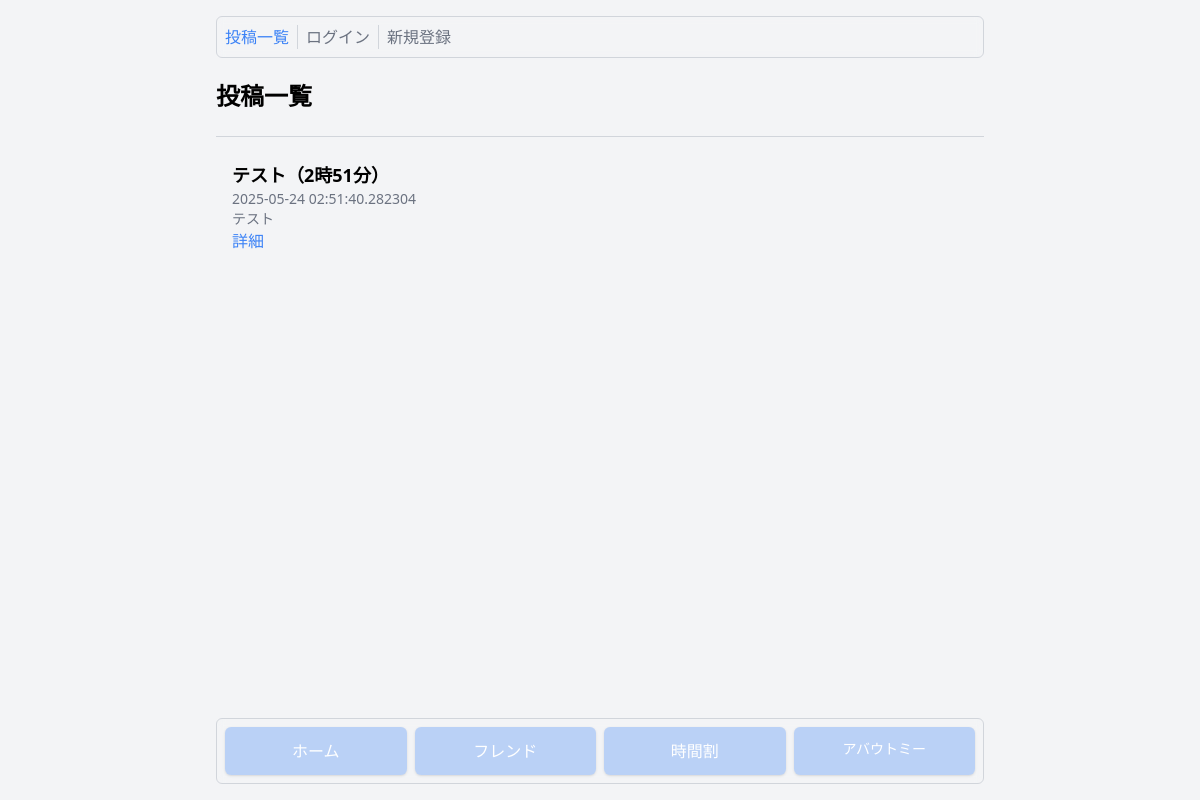
/home, run on an earlier commit of the app's database.
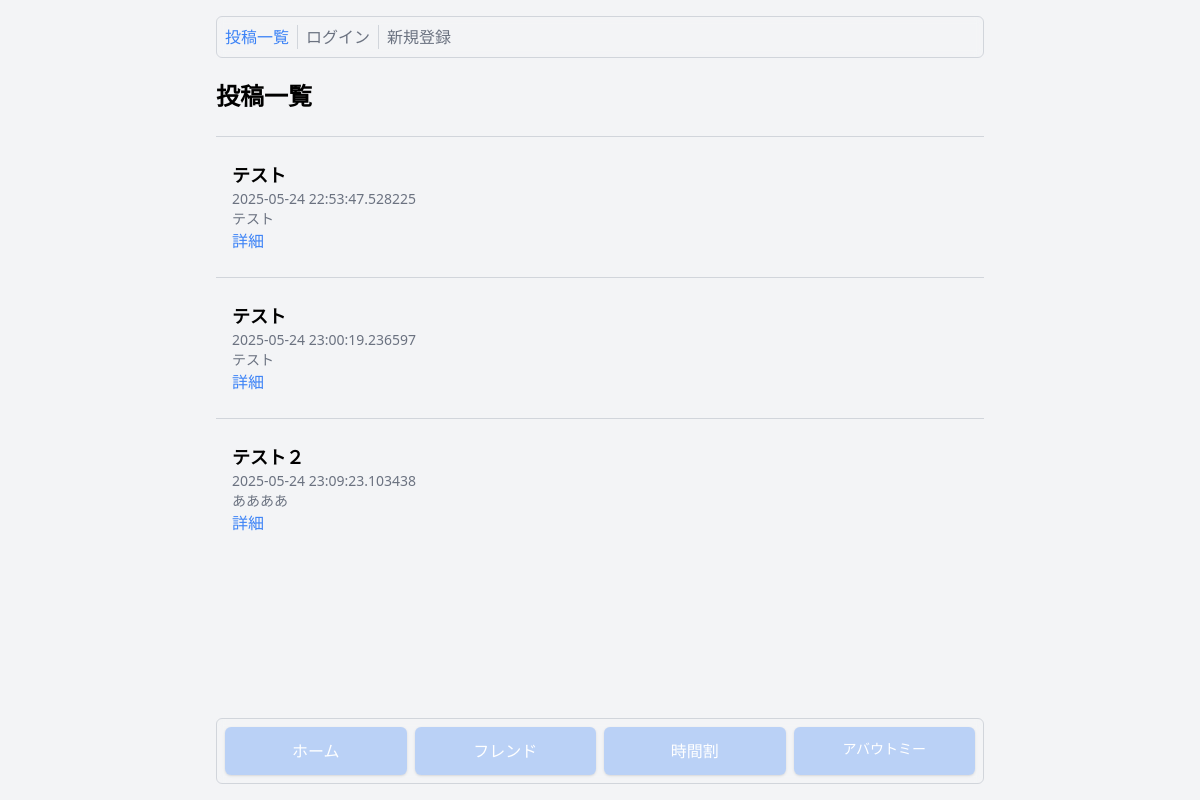
And on a later commit of the database.
### app.py (models this page shows, shortened)
class Post(db.Model):
    __tablename__="posts"
    id=db.Column(db.String, primary_key=True, default=lambda x: str(uuid.uuid4()))
    title=db.Column(db.String, nullable=False)
    content=db.Column(db.String, nullable=False)
    ip=db.Column(db.String, nullable=False)
    created_at=db.Column(db.DateTime, default=datetime.now)
    user_id=db.Column(db.String, db.ForeignKey("users.id"), nullable=False)

### app.py (the view)
@app.route("/home")
def home():
    posts= Post.query.join(User).add_columns(User.username).all()
    return render_template("home.html", posts=posts)

### templates/home.html (shortened to what this page needs)
{% extends "base.html" %}
{% block content %}
<p class="text-2xl font-bold">投稿一覧</p>
{% for post in posts %}
<div class="my-6 border-t border-gray-300"></div>
<div class="px-4">
    <p class="text-lg font-bold">{{ post[0].title }}</p>
    <p class="text-sm text-gray-500">{{ post[0].created_at }}</p>
    <p class="text-sm text-gray-500">{{ post[0].content }}</p>
    <a href="{{ url_for('post', post_id=post[0].id) }}" class="text-blue-500">詳細</a>
</div>
{% endfor %}
{% endblock %}

### templates/base.html (shortened to what this page needs)
<!DOCTYPE html>
<html lang="ja">
<html>
<head>
    <script src="/static/js/tailwind.js"></script>
</head>
<body class="bg-gray-100 dark:bg-zinc-950 dark:text-white">
    <div class="my-8 mx-8 md:mx-auto max-w-3xl">
        <div class="border-gray-300 border p-2 rounded-md flex gap-2 mb-4 fixed top-0 left-0 right-0 backdrop-blur-sm max-w-3xl mx-auto mt-4">
            <a href="{{ url_for('home') }}" class="text-blue-500">投稿一覧</a>
            {% if current_user.is_authenticated %}
            <p class="text-gray-500">{{ current_user.username }}としてログイン中</p>
            <div class="border-gray-300 border-l"></div>
            <a href="{{ url_for('logout') }}" class="text-gray-500 dark:text-white">ログアウト</a>
            {% else %}
            <a href="{{ url_for('login') }}" class="text-gray-500 dark:text-white">ログイン</a>
            <a href="{{ url_for('signup') }}" class="text-gray-500 dark:text-white">新規登録</a>
            {% endif %}
        </div>
        <div class="mt-20">
            {% block content %}
            {% endblock %}
        </div>
        <div class="grid grid-cols-2 md:grid-cols-4 gap-2 text-center border border-gray-300 rounded-md p-2 m-4 bottom-0 left-0 right-0 backdrop-blur-sm max-w-3xl mx-auto fixed">
            <a href="{{ url_for('home') }}" class="bg-blue-500/30 rounded-md text-white shadow py-3">ホーム</a>
            <a href="{{ url_for('friend') }}" class="bg-blue-500/30 rounded-md text-white shadow py-3">フレンド</a>
            <a href="{{ url_for('schedule') }}" class="bg-blue-500/30 rounded-md text-white shadow py-3">時間割</a>
            <a href="{{ url_for('aboutme') }}" class="bg-blue-500/30 rounded-md text-white shadow py-3 text-sm">アバウトミー</a>
        </div>
    </div>
</body>
</html>

What changed in the data, as far as the page shows it:
removed Post: title "テスト（2時51分）", created_at "2025-05-24 02:51:40.282304", content "テスト"
added Post: title "テスト", created_at "2025-05-24 22:53:47.528225", content "テスト"
added Post: title "テスト", created_at "2025-05-24 23:00:19.236597", content "テスト"
added Post: title "テスト２", created_at "2025-05-24 23:09:23.103438", content "ああああ"
